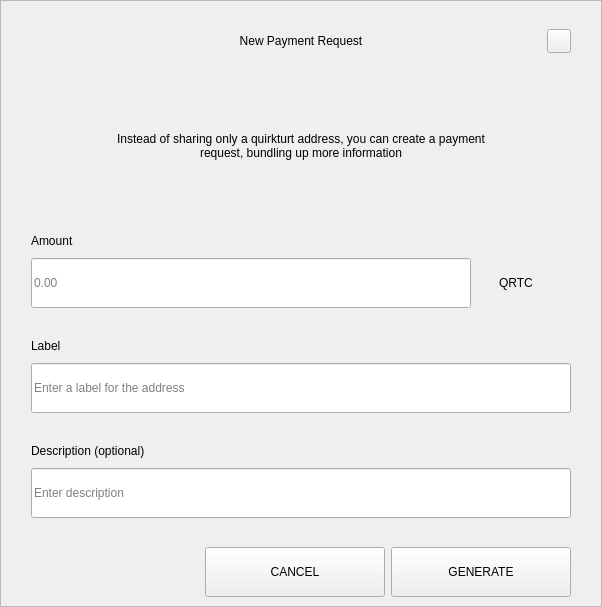
<?xml version="1.0" encoding="UTF-8"?>
<ui version="4.0">
 <class>RequestDialog</class>
 <widget class="QDialog" name="RequestDialog">
  <property name="geometry">
   <rect>
    <x>0</x>
    <y>0</y>
    <width>602</width>
    <height>607</height>
   </rect>
  </property>
  <property name="windowTitle">
   <string>Dialog</string>
  </property>
  <layout class="QVBoxLayout" name="verticalLayout_5">
   <property name="spacing">
    <number>0</number>
   </property>
   <property name="leftMargin">
    <number>0</number>
   </property>
   <property name="topMargin">
    <number>0</number>
   </property>
   <property name="rightMargin">
    <number>0</number>
   </property>
   <property name="bottomMargin">
    <number>0</number>
   </property>
   <item>
    <widget class="QFrame" name="frame">
     <property name="styleSheet">
      <string notr="true"/>
     </property>
     <property name="frameShape">
      <enum>QFrame::StyledPanel</enum>
     </property>
     <property name="frameShadow">
      <enum>QFrame::Raised</enum>
     </property>
     <layout class="QVBoxLayout" name="verticalLayout_4" stretch="1,0,0">
      <property name="spacing">
       <number>0</number>
      </property>
      <property name="leftMargin">
       <number>30</number>
      </property>
      <property name="topMargin">
       <number>20</number>
      </property>
      <property name="rightMargin">
       <number>30</number>
      </property>
      <property name="bottomMargin">
       <number>0</number>
      </property>
      <item>
       <layout class="QHBoxLayout" name="horizontalLayout_3">
        <property name="spacing">
         <number>0</number>
        </property>
        <item>
         <spacer name="horizontalSpacer_21">
          <property name="orientation">
           <enum>Qt::Horizontal</enum>
          </property>
          <property name="sizeHint" stdset="0">
           <size>
            <width>40</width>
            <height>20</height>
           </size>
          </property>
         </spacer>
        </item>
        <item>
         <widget class="QLabel" name="labelTitle">
          <property name="minimumSize">
           <size>
            <width>0</width>
            <height>40</height>
           </size>
          </property>
          <property name="maximumSize">
           <size>
            <width>16777215</width>
            <height>40</height>
           </size>
          </property>
          <property name="styleSheet">
           <string notr="true">padding-left:24px;</string>
          </property>
          <property name="text">
           <string>New Payment Request</string>
          </property>
          <property name="alignment">
           <set>Qt::AlignCenter</set>
          </property>
          <property name="margin">
           <number>7</number>
          </property>
         </widget>
        </item>
        <item>
         <spacer name="horizontalSpacer">
          <property name="orientation">
           <enum>Qt::Horizontal</enum>
          </property>
          <property name="sizeHint" stdset="0">
           <size>
            <width>40</width>
            <height>20</height>
           </size>
          </property>
         </spacer>
        </item>
        <item>
         <widget class="QPushButton" name="btnEsc">
          <property name="minimumSize">
           <size>
            <width>24</width>
            <height>24</height>
           </size>
          </property>
          <property name="maximumSize">
           <size>
            <width>24</width>
            <height>24</height>
           </size>
          </property>
          <property name="focusPolicy">
           <enum>Qt::NoFocus</enum>
          </property>
          <property name="text">
           <string/>
          </property>
         </widget>
        </item>
       </layout>
      </item>
      <item>
       <widget class="QStackedWidget" name="stack">
        <property name="minimumSize">
         <size>
          <width>540</width>
          <height>0</height>
         </size>
        </property>
        <property name="maximumSize">
         <size>
          <width>540</width>
          <height>16777215</height>
         </size>
        </property>
        <property name="currentIndex">
         <number>0</number>
        </property>
        <widget class="QWidget" name="page_1">
         <property name="minimumSize">
          <size>
           <width>540</width>
           <height>0</height>
          </size>
         </property>
         <property name="maximumSize">
          <size>
           <width>540</width>
           <height>16777215</height>
          </size>
         </property>
         <layout class="QVBoxLayout" name="layout1">
          <property name="spacing">
           <number>0</number>
          </property>
          <property name="leftMargin">
           <number>0</number>
          </property>
          <property name="topMargin">
           <number>0</number>
          </property>
          <property name="rightMargin">
           <number>0</number>
          </property>
          <property name="bottomMargin">
           <number>0</number>
          </property>
          <item>
           <spacer name="verticalSpacer_21">
            <property name="orientation">
             <enum>Qt::Vertical</enum>
            </property>
            <property name="sizeType">
             <enum>QSizePolicy::Fixed</enum>
            </property>
            <property name="sizeHint" stdset="0">
             <size>
              <width>20</width>
              <height>30</height>
             </size>
            </property>
           </spacer>
          </item>
          <item alignment="Qt::AlignHCenter">
           <widget class="QLabel" name="labelMessage">
            <property name="minimumSize">
             <size>
              <width>400</width>
              <height>50</height>
             </size>
            </property>
            <property name="text">
             <string>Instead of sharing only a quirkturt address, you can create a payment request, bundling up more information</string>
            </property>
            <property name="alignment">
             <set>Qt::AlignCenter</set>
            </property>
            <property name="wordWrap">
             <bool>true</bool>
            </property>
           </widget>
          </item>
          <item alignment="Qt::AlignBottom">
           <widget class="QWidget" name="containerAmount" native="true">
            <layout class="QVBoxLayout" name="verticalLayout">
             <property name="spacing">
              <number>9</number>
             </property>
             <property name="leftMargin">
              <number>0</number>
             </property>
             <property name="topMargin">
              <number>0</number>
             </property>
             <property name="rightMargin">
              <number>0</number>
             </property>
             <property name="bottomMargin">
              <number>0</number>
             </property>
             <item>
              <widget class="QLabel" name="labelSubtitleAmount">
               <property name="minimumSize">
                <size>
                 <width>350</width>
                 <height>16</height>
                </size>
               </property>
               <property name="maximumSize">
                <size>
                 <width>16777215</width>
                 <height>16</height>
                </size>
               </property>
               <property name="text">
                <string>Amount</string>
               </property>
              </widget>
             </item>
             <item alignment="Qt::AlignTop">
              <widget class="QWidget" name="layoutAmount" native="true">
               <layout class="QHBoxLayout" name="horizontalLayout" stretch="2,0">
                <property name="spacing">
                 <number>0</number>
                </property>
                <property name="leftMargin">
                 <number>0</number>
                </property>
                <property name="topMargin">
                 <number>0</number>
                </property>
                <property name="rightMargin">
                 <number>0</number>
                </property>
                <property name="bottomMargin">
                 <number>0</number>
                </property>
                <item>
                 <widget class="QLineEdit" name="lineEditAmount">
                  <property name="minimumSize">
                   <size>
                    <width>0</width>
                    <height>50</height>
                   </size>
                  </property>
                  <property name="maximumSize">
                   <size>
                    <width>16777215</width>
                    <height>50</height>
                   </size>
                  </property>
                  <property name="placeholderText">
                   <string notr="true">0.00</string>
                  </property>
                 </widget>
                </item>
                <item>
                 <widget class="QWidget" name="comboContainer" native="true">
                  <property name="minimumSize">
                   <size>
                    <width>100</width>
                    <height>50</height>
                   </size>
                  </property>
                  <property name="maximumSize">
                   <size>
                    <width>16777215</width>
                    <height>50</height>
                   </size>
                  </property>
                  <layout class="QHBoxLayout" name="horizontalLayout_31">
                   <property name="spacing">
                    <number>0</number>
                   </property>
                   <property name="leftMargin">
                    <number>0</number>
                   </property>
                   <property name="topMargin">
                    <number>0</number>
                   </property>
                   <property name="rightMargin">
                    <number>10</number>
                   </property>
                   <property name="bottomMargin">
                    <number>0</number>
                   </property>
                   <item>
                    <widget class="QLabel" name="comboBoxCoin">
                     <property name="text">
                      <string>QRTC</string>
                     </property>
                     <property name="alignment">
                      <set>Qt::AlignCenter</set>
                     </property>
                    </widget>
                   </item>
                  </layout>
                 </widget>
                </item>
               </layout>
              </widget>
             </item>
            </layout>
           </widget>
          </item>
          <item>
           <spacer name="verticalSpacer_31">
            <property name="orientation">
             <enum>Qt::Vertical</enum>
            </property>
            <property name="sizeType">
             <enum>QSizePolicy::Fixed</enum>
            </property>
            <property name="sizeHint" stdset="0">
             <size>
              <width>20</width>
              <height>30</height>
             </size>
            </property>
           </spacer>
          </item>
          <item>
           <layout class="QVBoxLayout" name="verticalLayoutLabel">
            <property name="spacing">
             <number>9</number>
            </property>
            <item>
             <widget class="QLabel" name="labelSubtitleLabel">
              <property name="minimumSize">
               <size>
                <width>0</width>
                <height>16</height>
               </size>
              </property>
              <property name="maximumSize">
               <size>
                <width>16777215</width>
                <height>16</height>
               </size>
              </property>
              <property name="text">
               <string>Label</string>
              </property>
             </widget>
            </item>
            <item>
             <widget class="QLineEdit" name="lineEditLabel">
              <property name="minimumSize">
               <size>
                <width>0</width>
                <height>50</height>
               </size>
              </property>
              <property name="maximumSize">
               <size>
                <width>16777215</width>
                <height>50</height>
               </size>
              </property>
              <property name="placeholderText">
               <string>Enter a label for the address</string>
              </property>
             </widget>
            </item>
           </layout>
          </item>
          <item>
           <spacer name="verticalSpacer_34">
            <property name="orientation">
             <enum>Qt::Vertical</enum>
            </property>
            <property name="sizeType">
             <enum>QSizePolicy::Fixed</enum>
            </property>
            <property name="sizeHint" stdset="0">
             <size>
              <width>20</width>
              <height>30</height>
             </size>
            </property>
           </spacer>
          </item>
          <item>
           <layout class="QVBoxLayout" name="verticalLayoutDescription">
            <property name="spacing">
             <number>9</number>
            </property>
            <item>
             <widget class="QLabel" name="labelSubtitleDescription">
              <property name="minimumSize">
               <size>
                <width>0</width>
                <height>16</height>
               </size>
              </property>
              <property name="maximumSize">
               <size>
                <width>16777215</width>
                <height>16</height>
               </size>
              </property>
              <property name="text">
               <string>Description (optional)</string>
              </property>
             </widget>
            </item>
            <item>
             <widget class="QLineEdit" name="lineEditDescription">
              <property name="minimumSize">
               <size>
                <width>0</width>
                <height>50</height>
               </size>
              </property>
              <property name="maximumSize">
               <size>
                <width>16777215</width>
                <height>50</height>
               </size>
              </property>
              <property name="placeholderText">
               <string>Enter description</string>
              </property>
             </widget>
            </item>
            <item>
             <spacer name="verticalSpacer_4">
              <property name="orientation">
               <enum>Qt::Vertical</enum>
              </property>
              <property name="sizeType">
               <enum>QSizePolicy::Fixed</enum>
              </property>
              <property name="sizeHint" stdset="0">
               <size>
                <width>20</width>
                <height>20</height>
               </size>
              </property>
             </spacer>
            </item>
           </layout>
          </item>
         </layout>
        </widget>
        <widget class="QWidget" name="page_2">
         <layout class="QVBoxLayout" name="layout2">
          <item>
           <spacer name="verticalSpacer_5">
            <property name="orientation">
             <enum>Qt::Vertical</enum>
            </property>
            <property name="sizeType">
             <enum>QSizePolicy::Fixed</enum>
            </property>
            <property name="sizeHint" stdset="0">
             <size>
              <width>20</width>
              <height>50</height>
             </size>
            </property>
           </spacer>
          </item>
          <item alignment="Qt::AlignHCenter">
           <widget class="QLabel" name="labelQrImg">
            <property name="minimumSize">
             <size>
              <width>260</width>
              <height>260</height>
             </size>
            </property>
            <property name="maximumSize">
             <size>
              <width>260</width>
              <height>260</height>
             </size>
            </property>
            <property name="text">
             <string/>
            </property>
            <property name="alignment">
             <set>Qt::AlignCenter</set>
            </property>
           </widget>
          </item>
          <item>
           <spacer name="verticalSpacer_2">
            <property name="orientation">
             <enum>Qt::Vertical</enum>
            </property>
            <property name="sizeType">
             <enum>QSizePolicy::Fixed</enum>
            </property>
            <property name="sizeHint" stdset="0">
             <size>
              <width>20</width>
              <height>30</height>
             </size>
            </property>
           </spacer>
          </item>
          <item alignment="Qt::AlignHCenter">
           <widget class="QLabel" name="labelAddress">
            <property name="text">
             <string>D7VFR83SQbiezrW72hjcWJtcfip5krte2Z </string>
            </property>
           </widget>
          </item>
          <item>
           <spacer name="verticalSpacer_32">
            <property name="orientation">
             <enum>Qt::Vertical</enum>
            </property>
            <property name="sizeType">
             <enum>QSizePolicy::Expanding</enum>
            </property>
            <property name="sizeHint" stdset="0">
             <size>
              <width>20</width>
              <height>20</height>
             </size>
            </property>
           </spacer>
          </item>
          <item>
           <layout class="QHBoxLayout" name="horizontal">
            <property name="leftMargin">
             <number>20</number>
            </property>
            <property name="rightMargin">
             <number>20</number>
            </property>
            <property name="bottomMargin">
             <number>20</number>
            </property>
            <item>
             <spacer name="horizontalSpacer_4">
              <property name="orientation">
               <enum>Qt::Horizontal</enum>
              </property>
              <property name="sizeHint" stdset="0">
               <size>
                <width>40</width>
                <height>20</height>
               </size>
              </property>
             </spacer>
            </item>
            <item>
             <widget class="QPushButton" name="btnCopyAddress">
              <property name="minimumSize">
               <size>
                <width>180</width>
                <height>50</height>
               </size>
              </property>
              <property name="text">
               <string>COPY ADDRESS</string>
              </property>
             </widget>
            </item>
            <item>
             <widget class="QPushButton" name="btnCopyUrl">
              <property name="minimumSize">
               <size>
                <width>180</width>
                <height>50</height>
               </size>
              </property>
              <property name="text">
               <string>COPY URL</string>
              </property>
             </widget>
            </item>
            <item>
             <spacer name="horizontalSpacer_2">
              <property name="orientation">
               <enum>Qt::Horizontal</enum>
              </property>
              <property name="sizeHint" stdset="0">
               <size>
                <width>40</width>
                <height>20</height>
               </size>
              </property>
             </spacer>
            </item>
           </layout>
          </item>
         </layout>
        </widget>
       </widget>
      </item>
      <item>
       <widget class="QWidget" name="buttonsStack" native="true">
        <layout class="QHBoxLayout" name="horizontalLayout_5">
         <property name="leftMargin">
          <number>20</number>
         </property>
         <property name="rightMargin">
          <number>0</number>
         </property>
         <item>
          <spacer name="horizontalSpacer_41">
           <property name="orientation">
            <enum>Qt::Horizontal</enum>
           </property>
           <property name="sizeHint" stdset="0">
            <size>
             <width>40</width>
             <height>20</height>
            </size>
           </property>
          </spacer>
         </item>
         <item>
          <widget class="QPushButton" name="btnCancel">
           <property name="minimumSize">
            <size>
             <width>180</width>
             <height>50</height>
            </size>
           </property>
           <property name="focusPolicy">
            <enum>Qt::NoFocus</enum>
           </property>
           <property name="text">
            <string>CANCEL</string>
           </property>
          </widget>
         </item>
         <item>
          <widget class="QPushButton" name="btnSave">
           <property name="minimumSize">
            <size>
             <width>180</width>
             <height>50</height>
            </size>
           </property>
           <property name="focusPolicy">
            <enum>Qt::NoFocus</enum>
           </property>
           <property name="text">
            <string>GENERATE</string>
           </property>
          </widget>
         </item>
        </layout>
       </widget>
      </item>
     </layout>
    </widget>
   </item>
  </layout>
 </widget>
 <resources/>
 <connections/>
</ui>
